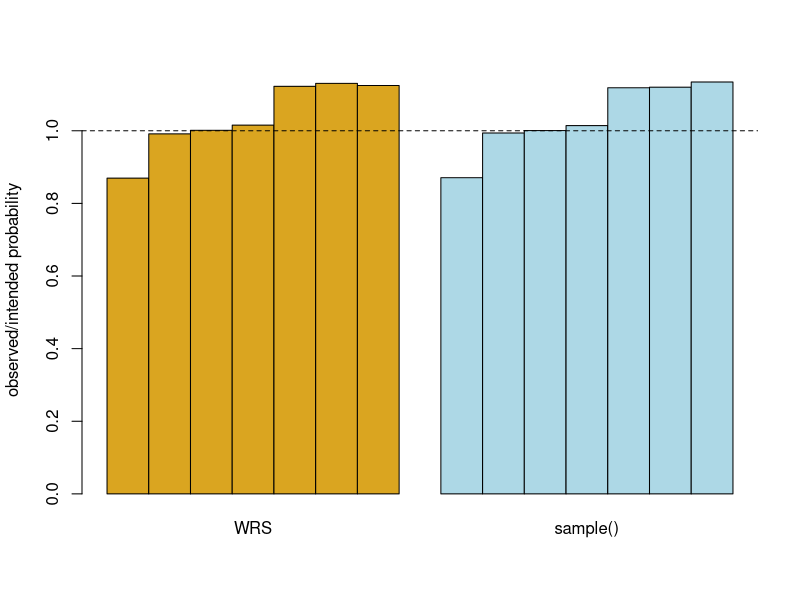

Recreate this plot in R.
## ---- chunk 1
size<-c(3,2.1,2,1.9,1,1,1)
nsize<-length(size)
id<-letters[1:nsize]

r<-replicate(100000,{
u<-runif(nsize)
uw<- u^(1/size)
id[order(-uw)][1:3]
})


s<-replicate(100000,{
sample(id,size=3,replace=FALSE,prob=size)
})

table(r)
table(s)
table(r)/size
table(s)/size
table(r)/table(s)
## ---- chunk 2
p<-3*size/sum(size)
barplot(cbind(table(r)/p,table(s)/p)/100000,beside=TRUE,col=rep(c("goldenrod","lightblue"),each=7),
        names=c("WRS","sample()"),ylab="observed/intended probability")
abline(h=1,lty=2)
